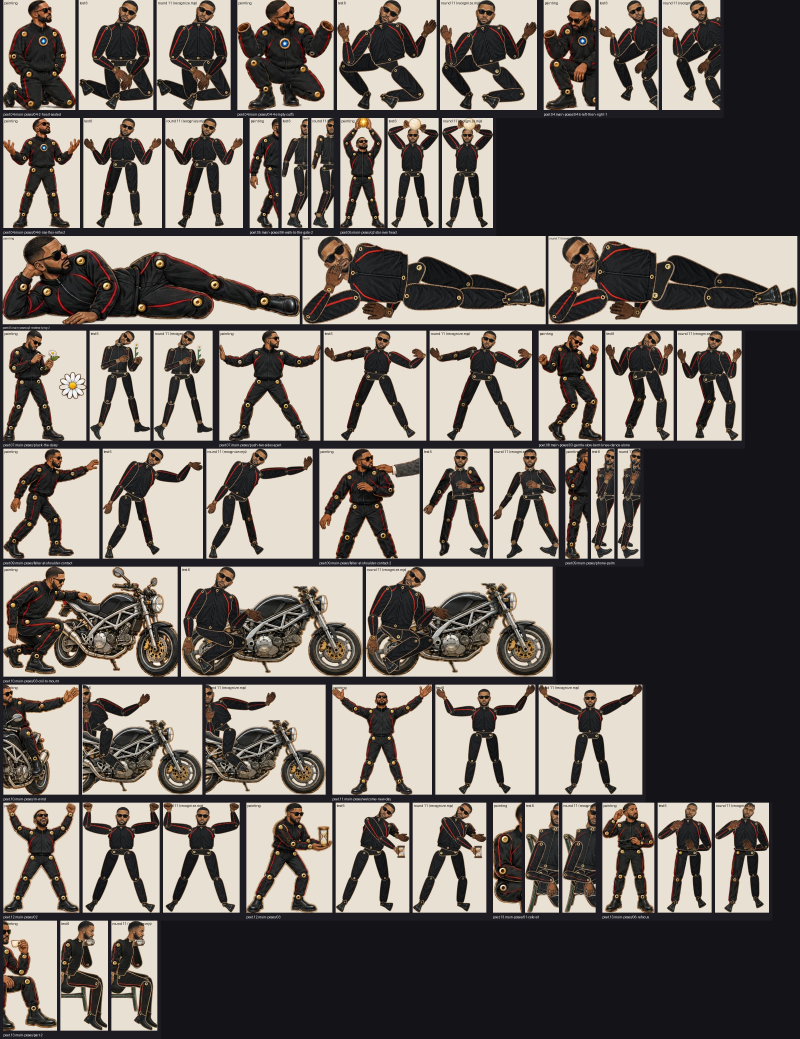
#> input picture shots/skinlab/production/recognition/core_check/round11/gate.jpg, 2400 x 3116 px, given in place of gate.jpg.webp, which was not available (shown at 1/3 size)
$ python gate.py gate.jpg gate.jpg gate.jpg
#> lines starting #> are read from the running program, lines starting #| are printed output that depends on the picture; after the words box and inside, x2 and y2 are one past the last pixel; in counts of white or black regions, pixels touching at a corner belong together; pictures that were not available may be replaced by others from this repository, and a replacement may not be noted
# gate.py OUT RENDERS_DIR ids: painting | last recognised render (test 6 = git 8505793 poet/blind; test 5 = 788a3d4 for falter-at-shoulder-contact-2) | round 11 (POSES=poses_v2 node recognize.mjs poet -> poet/renders)
import sys, json, os, numpy as np
from PIL import Image, ImageDraw
out, newdir, ids = sys.argv[1], sys.argv[2], sys.argv[3].split(',')
S='/tmp/claude-0/-home-user/f7ade34c-fa5f-538f-b092-e7629f2f6294/scratchpad'; shots='/home/user/wygwyl-world-arch/shots'
T3=('poet.09.main-poses/falter-at-shoulder-contact-2',)
H=330; tiles=[]
def fig(im):
    a=np.asarray(im.convert('RGBA')); m=a[...,3]>40
#> after `m = a[..., 3] > 40`: m: shape (3116, 2400) bool; every value is 1
    if m.all() or not m.any(): bg=a[0,0,:3].astype(int); m=np.abs(a[...,:3].astype(int)-bg).sum(2)>30
#> after `bg = a[0, 0, :3].astype(int)`: bg = [29, 29, 31]
#> after `m = np.abs(a[..., :3].astype(int) - bg).sum(2) > 30`:
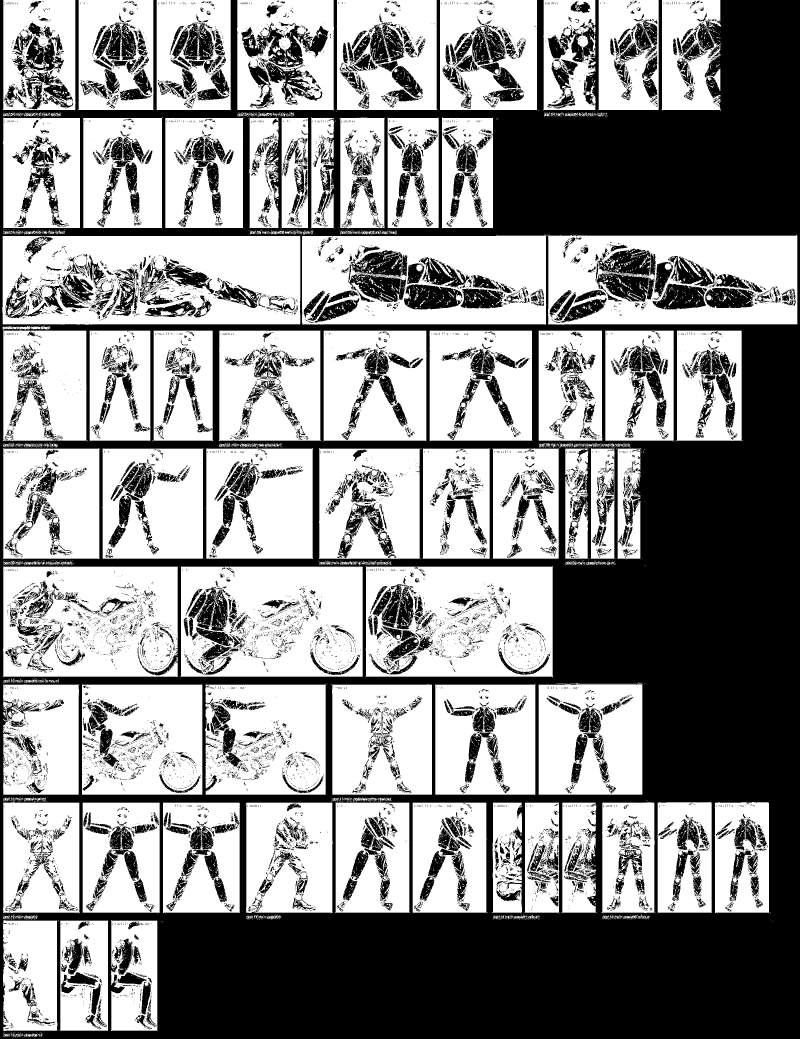
#> m: shape (3116, 2400) bool (shown at 1/3 size); 55.7% white; 16684 black regions (14691 under 20 px), largest, box (x1, y1, x2, y2) and area: (0, 0, 2400, 3116) 2435465, (723, 68, 987, 203) 14006, (1212, 853, 1387, 928) 9519
    ys,xs=np.nonzero(m); im=im.crop((xs.min(),ys.min(),xs.max()+1,ys.max()+1)).convert('RGBA'); s=H/im.height
#> after `im = im.crop((xs.min(), ys.min(), xs.max() + 1, ys.max() + 1)).convert`:
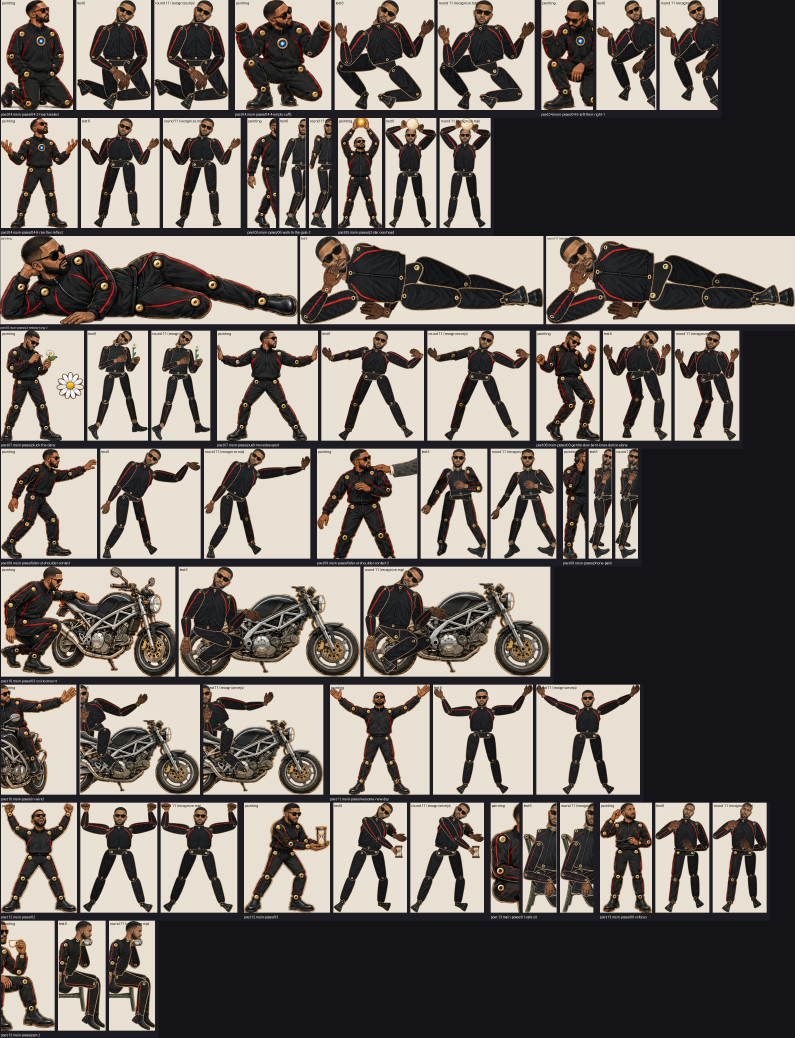
#> im: PIL image 2385x3112 RGBA (shown at 1/3 size); mean R, G, B, A 114.2, 107.3, 101.7, 255
#> after `s = H / im.height`: s = 0.106
    im=im.resize((max(1,int(im.width*s)),H)); b=Image.new('RGBA',im.size,(232,224,210,255)); b.alpha_composite(im); return b.convert('RGB')
#> after `im = im.resize((max(1, int(im.width * s)), H))`:
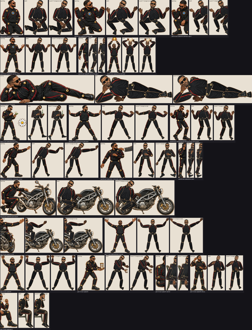
#> im: PIL image 252x330 RGBA; mean R, G, B, A 114.2, 107.3, 101.8, 255
#> after `b = Image.new('RGBA', im.size, (232, 224, 210, 255))`:
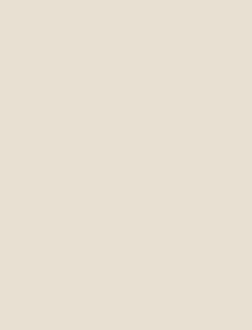
#> b: PIL image 252x330 RGBA; mean R, G, B, A 232, 224, 210, 255
for i in ids:
    safe=i.replace('/','__'); old=(f'{S}/t5/{safe}.jpg','test 5') if i in T3 else (f'{S}/t6/{safe}.jpg','test 6')
#> (the run stopped early here; a loop or call above may not have finished)
